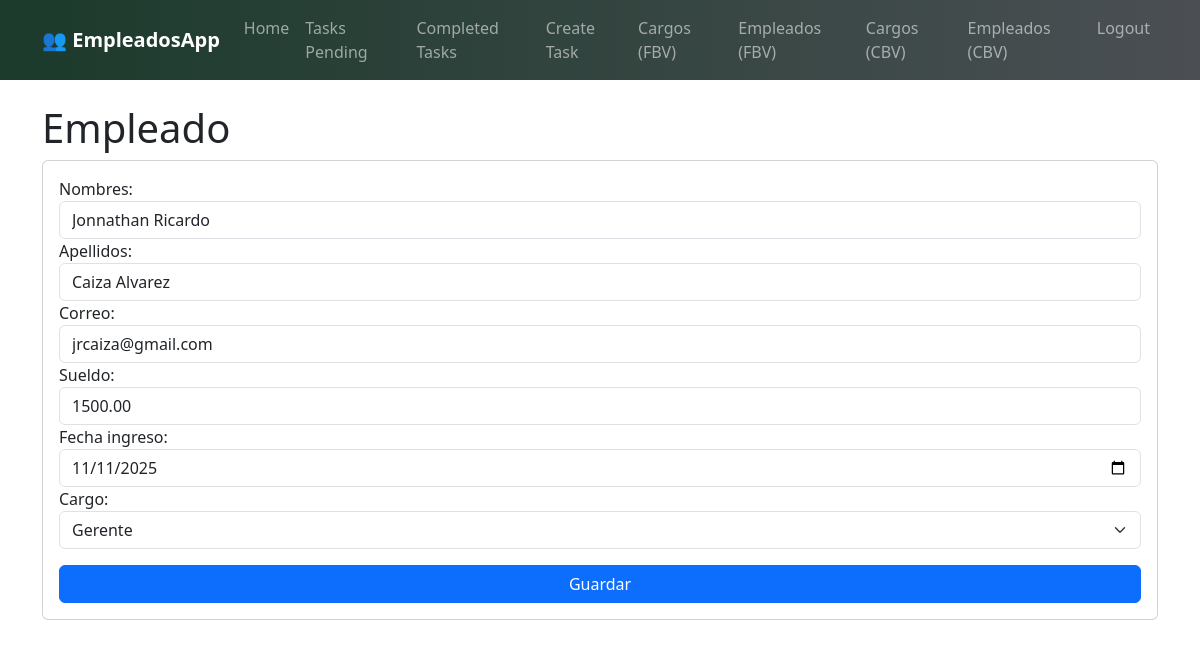
Screenshot of /fbv/empleados/2/editar/ (signed in) with the database file from the repository.
### empleados/models.py (models this page shows, shortened)
class Empleado(models.Model):
    nombres = models.CharField(max_length=100)
    apellidos = models.CharField(max_length=100)
    correo = models.EmailField()
    sueldo = models.DecimalField(max_digits=10, decimal_places=2)
    fecha_ingreso = models.DateField()
    cargo = models.ForeignKey(Cargo, on_delete=models.CASCADE)

### empleados/views_fbv.py (the view, shortened to what this page needs)
@login_required
def editar_empleado(request, empleado_id):
    empleado = get_object_or_404(Empleado, pk=empleado_id)
    if request.method == 'GET':
        form = EmpleadoForm(instance=empleado)
        return render(request, 'empleados/fbv/empleado_form.html', {'form': form})

### empleados/forms.py
class EmpleadoForm(forms.ModelForm):
    class Meta:
        model = Empleado
        fields = ['nombres', 'apellidos', 'correo', 'sueldo', 'fecha_ingreso', 'cargo']
        widgets = {
            'nombres': forms.TextInput(attrs={'class': 'form-control'}),
            'apellidos': forms.TextInput(attrs={'class': 'form-control'}),
            'correo': forms.EmailInput(attrs={'class': 'form-control'}),
            'sueldo': forms.NumberInput(attrs={'class': 'form-control'}),
            'fecha_ingreso': forms.DateInput(attrs={'class': 'form-control', 'type': 'date'}),
            'cargo': forms.Select(attrs={'class': 'form-select'}),
        }

### empleados/models.py (called while the page is built)
    def __str__(self):
        return self.nombre

### empleados/templates/empleados/fbv/empleado_form.html (shortened to what this page needs)
{% extends 'base.html' %}
{% block content %}
<main class="container py-4">
    <h1>Empleado</h1>
    <form method="POST" class="card card-body">
        {{ form }}
        <button class="btn btn-primary mt-3">Guardar</button>
    </form>
</main>
{% endblock %}

### rows the page displays
Empleado: nombres "Jonnathan Ricardo", apellidos "Caiza Alvarez", correo "jrcaiza@gmail.com", sueldo "1500.00", fecha_ingreso "11/11/2025", cargo "Gerente"
